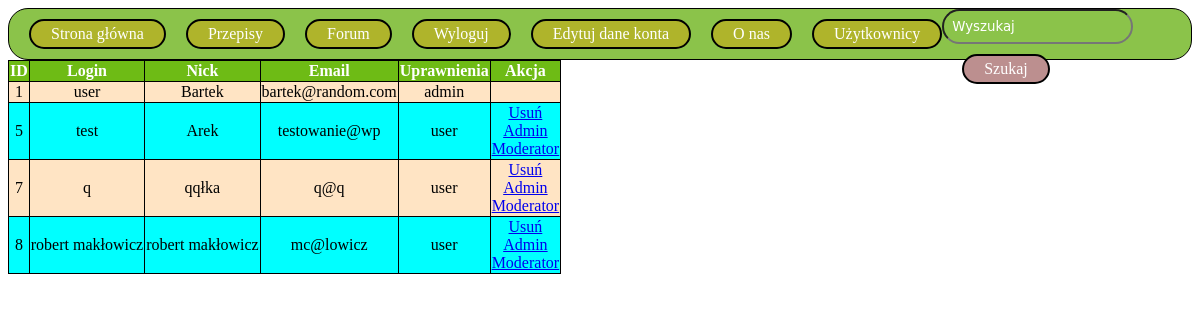
Screenshot of /?action=users (signed in) with the database file from the repository.
### tables this page shows
CREATE TABLE `user` (
  `id` int(11) NOT NULL,
  `login` varchar(20) NOT NULL,
  `password` varchar(64) NOT NULL,
  `nick` varchar(20) NOT NULL,
  `email` varchar(128) NOT NULL,
  `photo` varchar(64) NOT NULL COMMENT 'profilowe ścieżka',
  `description` varchar(256) NOT NULL COMMENT 'opis profilu',
  `permission` enum('admin','user','mod') NOT NULL
);

### views/View.php (called while the page is built, shortened)
<?php
class View{
    public function render($page){
        include('actions/'.$page.'.php');
        include('template/navbar.php');
        include('views/'.$page.'.php');
    }
}
?>

### index.php (called while the page is built, shortened)
<?php
include("views/View.php");
$view = new View();
$view->render($_SESSION['action']);
?>

### actions/users.php (called while the page is built, shortened)
<?php
    try
	{
		$db = new PDO('mysql:host=localhost;dbname=siproj', 'root','', array(PDO::MYSQL_ATTR_INIT_COMMAND => "SET NAMES utf8"));
	}
	catch (PDOException $e)
	{
		echo 'Błąd: '.$e->getMessage();
	}
    $query = $db->query('SELECT id,login,nick,email,permission FROM user');
    $users = $query->fetchAll();
?>

### views/users.php (the view, shortened to what this page needs)
<!DOCTYPE html>
<body>
    <div class="users_table">
    <table>
        <thead >
            <tr><th>ID</th><th>Login</th><th>Nick</th><th>Email</th><th>Uprawnienia</th><th>Akcja</th></tr>
        </thead>
        <tbody>
        <?php
            foreach($users as $user)
            {
                echo '<tr>';
                echo "<td>".$user['id']."</td>".
                    "<td>".$user['login']."</td>".
                    "<td>".$user['nick']."</td>".
                    "<td>".$user['email']."</td>".
                    "<td>".$user['permission']."</td>";
                if($user['permission'] == 'user')
                {
                    echo "<td><a href='/?action=deleteuser&param=".$user['id']."'>Usuń</a> <br>";
                    echo "<a href=/?action=changeperm&param=$user[id]&type=admin>Admin</a> <br>";
                    echo "<a href=/?action=changeperm&param=$user[id]&type=mod>Moderator</a> </td>";
                }else if($user['permission'] == 'mod')
                {
                    echo "<td><a href='/?action=deleteuser&param=".$user['id']."'>Usuń</a> <br>";
                    echo "<a href=/?action=changeperm&param=$user[id]&type=admin>Admin</a> <br>";
                    echo "<a href=/?action=changeperm&param=$user[id]&type=user>Usuń moda</a> </td>";
                }else{
                    echo "<td>";
                    echo "</td>";
                }
                echo '</tr>';
            }
        ?>
        </tbody>
    </table>
    </div>
</body>
</html>

### template/navbar.php (shortened to what this page needs)
<!DOCTYPE html>
<html lang="en">
<head>
    <link rel="stylesheet" href="styles.css">
</head>
<body>
<div class="navbar">
        <a href="/?action=home"><input type="button" name = "home" value="Strona główna"></a>
        <a href="/?action=recipes"><input type="button" name = "recipes" value="Przepisy"></a>
        <a href="/?action=forum"><input type="button" name = "forum" value="Forum"></a>
        <?php
            if(isset($_SESSION['logged']))
            {
                echo "<a href='/?action=logout'><input type='button' name = 'logout' value='Wyloguj'></a>";
                echo "<a href='/?action=editAccount'><input type='button' name = 'editAccount' value='Edytuj dane konta'></a>";
            }
            else
                echo "<a href='/?action=login'><input type='button' name = 'login' value='Zaloguj'></a>";
        ?>
        <a href="/?action=aboutus"><input type="button" name = "aboutus" value="O nas"></a>
        <?php
            if(isset($_SESSION['logged'])&&$_SESSION['permission']=='admin')
            echo "<a href='/?action=users'><input type='button' name = 'users' value='Użytkownicy'></a>";
        ?>
        <form action='index.php?action=search' method='post'>
            <div class="wyszukaj">
                <input type="search" name="szukaj" placeholder="Wyszukaj">
                <input type="submit" name="szukajButton" value="Szukaj">
            </div>
        </form>
    </div>
</body>
</html>

### styles.css (style rules this page uses)
body { background: url(https://i.pinimg.com/564x/2d/26/05/2d260562584759911ab49f11e7d51add.jpg); }
.navbar { height: 50px; background-color: rgb(139, 195, 74); border-radius: 20px; border: 1px solid black; display: flex; }
.navbar input[type=button] { margin-top: 10px; height: 30px; border: 2px solid black; border-radius: 20px; font-size: 16px; color: white; background-color: rgb(175, 180, 43); margin-left: 20px; Font-family: Copperplate, Copperplate Gothic Light, fantasy; padding-left: 20px; padding-right: 20px; cursor: pointer; }
.wyszukaj { margin-left: auto; margin-right: 10px; }
.wyszukaj input[type="search"] { margin-left: auto; margin-right: 10px; padding: 8px; background-color: rgb(139, 195, 74); color: white; Font-family: Dejavu Sans, Arial, Verdana, sans-serif; border-radius: 20px; }
.wyszukaj input[type="submit"] { background-color: rosybrown; margin-left: 20px; Font-family: Copperplate, Copperplate Gothic Light, fantasy; padding-left: 20px; padding-right: 20px; margin-top: 10px; height: 30px; border: 2px solid black; border-radius: 20px; font-size: 16px; color: white; cursor: pointer; }
table, th, td { border: 1px solid black; border-collapse: collapse; text-align: center; }
th { background-color: rgb(110, 187, 21); color: white; }
tr:nth-child(even) { background-color:aqua; }
tr:nth-child(odd) { background-color:bisque; }
.users_table { vertical-align: middle; }

### rows the page displays
user: id "1", login "user", nick "Bartek", email "bartek@random.com", permission "admin"
user: id "5", login "test", nick "Arek", email "testowanie@wp", permission "user"
user: id "7", login "q", nick "qqłka", email "q@q", permission "user"
user: id "8", login "robert makłowicz", nick "robert makłowicz", email "mc@lowicz", permission "user"
